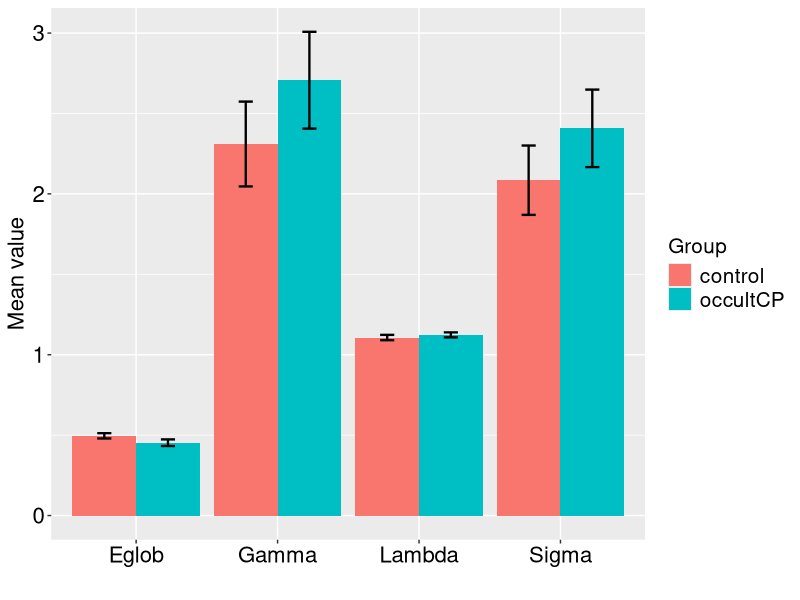

The R source for this figure:
library(psych)
library(ggplot2)

mydata <- read.table(file = 'global_variable_2.csv',sep = ',',header = T)
mydata$Group <- factor(mydata$Group)
mydata_subset <- mydata[,c(-1,-6)]

general_stat <- describeBy(mydata_subset,group = mydata$Group)
control_stat <- general_stat[[1]]
occult_stat <- general_stat[[2]]

data2plot <- data.frame(
  trt = factor(rep(c('Eglob','Gamma', 'Lambda','Sigma'),2)),
  resp = c(control_stat$mean,occult_stat$mean),
  group = factor(c(rep('control',4),rep('occultCP',4))),
  se = c(control_stat$sd,occult_stat$sd)
)

limits <- aes(ymax = resp + se, ymin=resp - se)
dodge <- position_dodge(width=0.9)
plot1 <- ggplot(data=data2plot,aes(x=trt,y=resp,fill=group))

plot1 <- plot1 + geom_bar(position=dodge,stat='identity') + geom_errorbar(limits,position=dodge,width=0.2,size = 0.8)+
  xlab(' ') + ylab('Mean value') + theme(axis.text=element_text(colour='#000000',size=16),
                                         legend.text = element_text(size=15),legend.title = element_text(size=15),axis.title = element_text(size=16)) + labs(fill = 'Group')